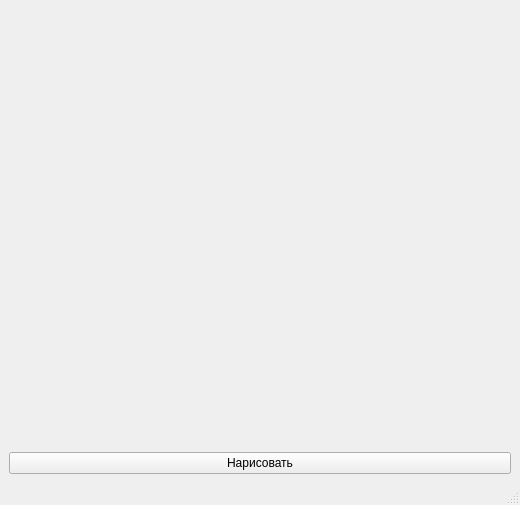
<?xml version="1.0" encoding="UTF-8"?>
<ui version="4.0">
 <class>MainWindow</class>
 <widget class="QMainWindow" name="MainWindow">
  <property name="geometry">
   <rect>
    <x>0</x>
    <y>0</y>
    <width>520</width>
    <height>505</height>
   </rect>
  </property>
  <property name="windowTitle">
   <string>Кружочки</string>
  </property>
  <widget class="QWidget" name="centralwidget">
   <layout class="QVBoxLayout" name="verticalLayout_2">
    <item>
     <layout class="QVBoxLayout" name="draw_layout">
      <item>
       <widget class="QWidget" name="draw_widget" native="true"/>
      </item>
     </layout>
    </item>
    <item>
     <widget class="QPushButton" name="draw_button">
      <property name="text">
       <string>Нарисовать</string>
      </property>
     </widget>
    </item>
   </layout>
  </widget>
  <widget class="QMenuBar" name="menubar">
   <property name="geometry">
    <rect>
     <x>0</x>
     <y>0</y>
     <width>520</width>
     <height>21</height>
    </rect>
   </property>
  </widget>
  <widget class="QStatusBar" name="statusbar"/>
 </widget>
 <resources/>
 <connections/>
</ui>
